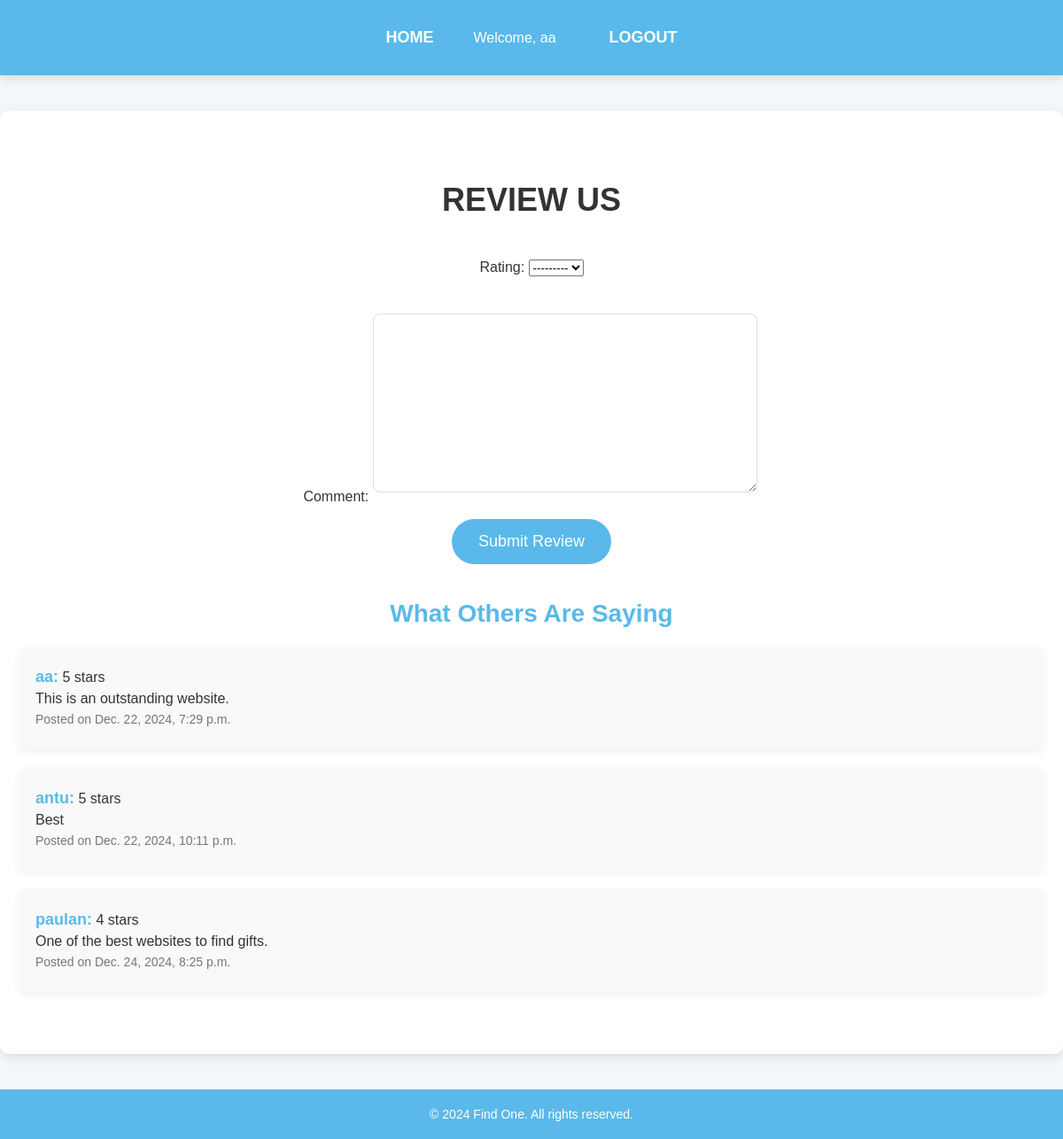
The page /review-us/ (signed in) on the database its author committed.
### myApp/models.py (models this page shows, shortened)
class Review(models.Model):
    user = models.ForeignKey(User, on_delete=models.CASCADE)
    rating = models.PositiveIntegerField(choices=[(i, i) for i in range(1, 6)])  # Ratings from 1 to 5
    comment = models.TextField()
    created_at = models.DateTimeField(auto_now_add=True)

### myApp/views.py (the view)
# urls.py: path('review-us/', views.review_us, name='review_us'),
def review_us(request):
    if request.method == 'POST':
        form = ReviewForm(request.POST)
        if form.is_valid():
            review = form.save(commit=False)
            review.user = request.user  # Associate review with the logged-in user
            review.save()
            return redirect('review_us')  # Redirect to the same page after submitting the review
    else:
        form = ReviewForm()
    reviews = Review.objects.all()  # Fetch all reviews to display
    return render(request, 'myApp/review_us.html', {'form': form, 'reviews': reviews})

### myApp/forms.py
class ReviewForm(forms.ModelForm):
    class Meta:
        model = Review
        fields = ['rating', 'comment']  # Adjust these fields based on your Review model

### myApp/templates/myApp/review_us.html (shortened to what this page needs)
<!DOCTYPE html>
<html lang="en">
<head>
</head>
<body>
    <header>
        <nav>
            <a href="{% url 'home' %}">Home</a>
            {% if user.is_authenticated %}
                <span>Welcome, {{ user.username }}</span>
                <a href="{% url 'logout' %}">Logout</a>
            {% else %}
                <a href="{% url 'login' %}">Login</a>
            {% endif %}
        </nav>
    </header>
    <section>
        <h1>Review Us</h1>
        {% if user.is_authenticated %}
            <form method="POST">
                {{ form.as_p }}
                <button type="submit">Submit Review</button>
            </form>
        {% else %}
            <p>Please <a href="{% url 'login' %}">login</a> to leave a review.</p>
        {% endif %}
        <h2>What Others Are Saying</h2>
        {% for review in reviews %}
            <div class="review">
                <p><strong>{{ review.user.username }}:</strong> {{ review.rating }} stars</p>
                <p>{{ review.comment }}</p>
                <p><small>Posted on {{ review.created_at }}</small></p>
            </div>
        {% endfor %}
    </section>
    <footer>
        <p>&copy; 2024 Find One. All rights reserved.</p>
    </footer>
</body>
</html>

### myApp/templates/myApp/review_us.html (style rules this page uses)
body { font-family: 'Arial', sans-serif; background-color: #f4f7fa; color: #333; margin: 0; padding: 0; }
header { background-color: #5ab9ea; color: white; padding: 20px 0; box-shadow: 0 4px 8px rgba(0, 0, 0, 0.1); }
header nav { display: flex; justify-content: center; align-items: center; font-size: 18px; }
header nav a { color: white; text-decoration: none; padding: 12px 25px; margin: 0 20px; font-weight: bold; text-transform: uppercase; }
header nav span { font-size: 16px; margin-right: 15px; }
section { padding: 50px 20px; max-width: 1200px; margin: 40px auto; background-color: white; border-radius: 10px; box-shadow: 0 4px 12px rgba(0, 0, 0, 0.1); overflow: hidden; }
h1 { font-size: 36px; color: #333; margin-bottom: 30px; text-align: center; text-transform: uppercase; }
h2 { font-size: 28px; color: #5ab9ea; margin-bottom: 20px; text-align: center; }
form { display: flex; flex-direction: column; align-items: center; margin-bottom: 40px; }
form input, form textarea { width: 80%; padding: 10px; margin: 10px 0; font-size: 16px; border-radius: 8px; border: 1px solid #ddd; transition: border 0.3s; }
form button { padding: 15px 30px; background-color: #5ab9ea; color: white; border: none; border-radius: 30px; font-size: 18px; cursor: pointer; transition: background-color 0.3s; }
.review { background-color: #f9f9f9; border-radius: 10px; padding: 20px; margin-bottom: 20px; box-shadow: 0 4px 8px rgba(0, 0, 0, 0.05); }
.review p { margin: 5px 0; }
.review strong { color: #5ab9ea; font-size: 18px; }
.review small { color: #777; font-size: 14px; }
footer { background-color: #5ab9ea; color: white; text-align: center; padding: 20px 0; font-size: 14px; position: relative; bottom: 0; width: 100%; }
footer p { margin: 0; }

### rows shown on the page
Review: user.username "aa", rating "5", comment "This is an outstanding website.", created_at "Dec. 22, 2024, 7:29 p.m."
Review: user.username "antu", rating "5", comment "Best", created_at "Dec. 22, 2024, 10:11 p.m."
Review: user.username "paulan", rating "4", comment "One of the best websites to find gifts.", created_at "Dec. 24, 2024, 8:25 p.m."

### other values the page prints
{{ user.username }} "aa"
